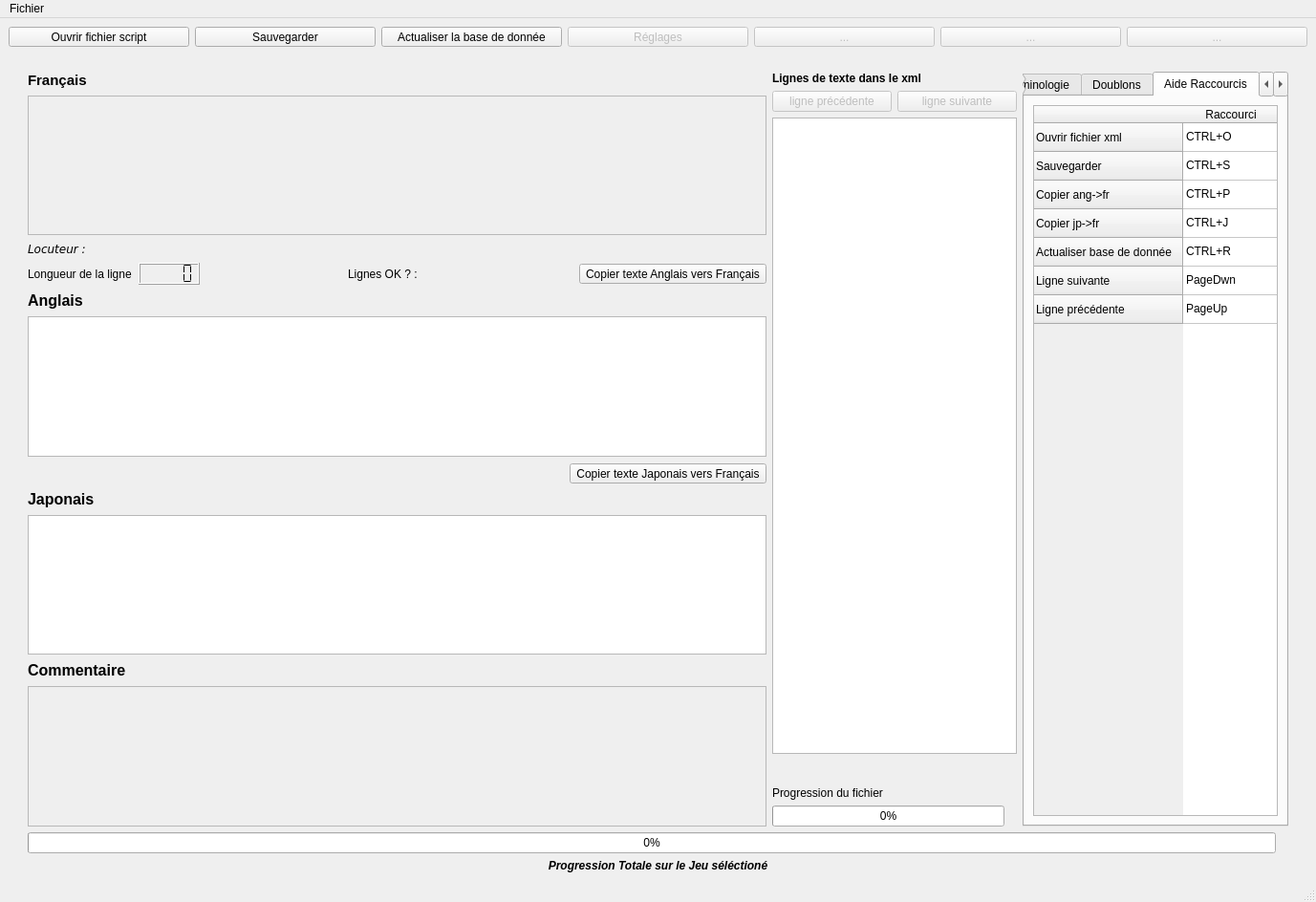
<?xml version="1.0" encoding="UTF-8"?>
<ui version="4.0">
 <class>MainWindow</class>
 <widget class="QMainWindow" name="MainWindow">
  <property name="geometry">
   <rect>
    <x>0</x>
    <y>0</y>
    <width>1377</width>
    <height>944</height>
   </rect>
  </property>
  <property name="windowTitle">
   <string>Another SDSE 1.0</string>
  </property>
  <widget class="QWidget" name="centralwidget">
   <layout class="QVBoxLayout" name="verticalLayout_7">
    <item>
     <layout class="QHBoxLayout" name="horizontalLayout_3">
      <property name="bottomMargin">
       <number>20</number>
      </property>
      <item>
       <widget class="QToolButton" name="open_f_toolbox">
        <property name="sizePolicy">
         <sizepolicy hsizetype="MinimumExpanding" vsizetype="Fixed">
          <horstretch>0</horstretch>
          <verstretch>0</verstretch>
         </sizepolicy>
        </property>
        <property name="text">
         <string>Ouvrir fichier script</string>
        </property>
       </widget>
      </item>
      <item>
       <widget class="QToolButton" name="save_toolbox">
        <property name="sizePolicy">
         <sizepolicy hsizetype="MinimumExpanding" vsizetype="Fixed">
          <horstretch>0</horstretch>
          <verstretch>0</verstretch>
         </sizepolicy>
        </property>
        <property name="text">
         <string>Sauvegarder</string>
        </property>
       </widget>
      </item>
      <item>
       <widget class="QToolButton" name="reload">
        <property name="enabled">
         <bool>true</bool>
        </property>
        <property name="sizePolicy">
         <sizepolicy hsizetype="MinimumExpanding" vsizetype="Fixed">
          <horstretch>0</horstretch>
          <verstretch>0</verstretch>
         </sizepolicy>
        </property>
        <property name="toolTip">
         <string>&lt;html&gt;&lt;head/&gt;&lt;body&gt;&lt;p&gt;Recharge les fichiers xml dans l'éditeur. &lt;/p&gt;&lt;p&gt;Par exemple, quelqu'un travaille sur un fichier &lt;span style=&quot; font-weight:600;&quot;&gt;X et vous travaillez aussi sur le fichier X&lt;/span&gt;. La personne travaillant sur le fichier &lt;span style=&quot; font-weight:600;&quot;&gt;X&lt;/span&gt; a terminé et sauvegarde ses modifications, il passe sur un autre fichier &lt;span style=&quot; font-weight:600;&quot;&gt;Z&lt;/span&gt;. Après quelques temps, vous avez terminé de travailler sur le fichier &lt;span style=&quot; font-weight:600;&quot;&gt;X&lt;/span&gt;, mais vous vous rendez compte que quelqu'un d'autre travaillait aussi sur le fichier &lt;span style=&quot; font-weight:600;&quot;&gt;X.&lt;/span&gt; Vous voulez alors voir ce qui a été sauvegardé par l'autre personne, dans ce cas vous pouvez actualiser la base de donnée.&lt;/p&gt;&lt;/body&gt;&lt;/html&gt;</string>
        </property>
        <property name="text">
         <string>Actualiser la base de donnée</string>
        </property>
        <property name="shortcut">
         <string>Ctrl+R</string>
        </property>
        <property name="checkable">
         <bool>false</bool>
        </property>
       </widget>
      </item>
      <item>
       <widget class="QToolButton" name="settings_toolbox">
        <property name="enabled">
         <bool>false</bool>
        </property>
        <property name="sizePolicy">
         <sizepolicy hsizetype="MinimumExpanding" vsizetype="Fixed">
          <horstretch>0</horstretch>
          <verstretch>0</verstretch>
         </sizepolicy>
        </property>
        <property name="text">
         <string>Réglages</string>
        </property>
       </widget>
      </item>
      <item>
       <widget class="QToolButton" name="toolButton_4">
        <property name="enabled">
         <bool>false</bool>
        </property>
        <property name="sizePolicy">
         <sizepolicy hsizetype="MinimumExpanding" vsizetype="Fixed">
          <horstretch>0</horstretch>
          <verstretch>0</verstretch>
         </sizepolicy>
        </property>
        <property name="text">
         <string>...</string>
        </property>
       </widget>
      </item>
      <item>
       <widget class="QToolButton" name="toolButton_3">
        <property name="enabled">
         <bool>false</bool>
        </property>
        <property name="sizePolicy">
         <sizepolicy hsizetype="MinimumExpanding" vsizetype="Fixed">
          <horstretch>0</horstretch>
          <verstretch>0</verstretch>
         </sizepolicy>
        </property>
        <property name="text">
         <string>...</string>
        </property>
       </widget>
      </item>
      <item>
       <widget class="QToolButton" name="toolButton_2">
        <property name="enabled">
         <bool>false</bool>
        </property>
        <property name="sizePolicy">
         <sizepolicy hsizetype="MinimumExpanding" vsizetype="Fixed">
          <horstretch>0</horstretch>
          <verstretch>0</verstretch>
         </sizepolicy>
        </property>
        <property name="text">
         <string>...</string>
        </property>
       </widget>
      </item>
     </layout>
    </item>
    <item>
     <layout class="QVBoxLayout" name="verticalLayout_3">
      <property name="leftMargin">
       <number>20</number>
      </property>
      <property name="rightMargin">
       <number>20</number>
      </property>
      <item>
       <layout class="QVBoxLayout" name="verticalLayout_2">
        <item>
         <layout class="QHBoxLayout" name="horizontalLayout">
          <item>
           <layout class="QVBoxLayout" name="verticalLayout">
            <property name="spacing">
             <number>7</number>
            </property>
            <item>
             <widget class="QLabel" name="label_2">
              <property name="font">
               <font>
                <pointsize>11</pointsize>
                <weight>75</weight>
                <bold>true</bold>
               </font>
              </property>
              <property name="text">
               <string>Français</string>
              </property>
             </widget>
            </item>
            <item>
             <widget class="QPlainTextEdit" name="translated">
              <property name="enabled">
               <bool>false</bool>
              </property>
              <property name="font">
               <font>
                <family>Arial</family>
                <pointsize>10</pointsize>
               </font>
              </property>
              <property name="tabChangesFocus">
               <bool>true</bool>
              </property>
              <property name="lineWrapMode">
               <enum>QPlainTextEdit::NoWrap</enum>
              </property>
             </widget>
            </item>
            <item>
             <widget class="QLabel" name="speaker">
              <property name="font">
               <font>
                <family>Verdana</family>
                <weight>50</weight>
                <italic>true</italic>
                <bold>false</bold>
                <underline>false</underline>
               </font>
              </property>
              <property name="text">
               <string>Locuteur : </string>
              </property>
             </widget>
            </item>
            <item>
             <layout class="QHBoxLayout" name="horizontalLayout_5">
              <property name="topMargin">
               <number>0</number>
              </property>
              <property name="bottomMargin">
               <number>0</number>
              </property>
              <item>
               <widget class="QLabel" name="longueur_de_la_ligne">
                <property name="sizePolicy">
                 <sizepolicy hsizetype="Minimum" vsizetype="Preferred">
                  <horstretch>0</horstretch>
                  <verstretch>0</verstretch>
                 </sizepolicy>
                </property>
                <property name="text">
                 <string>Longueur de la ligne</string>
                </property>
               </widget>
              </item>
              <item>
               <widget class="QLCDNumber" name="line_count">
                <property name="sizePolicy">
                 <sizepolicy hsizetype="Minimum" vsizetype="Minimum">
                  <horstretch>0</horstretch>
                  <verstretch>0</verstretch>
                 </sizepolicy>
                </property>
                <property name="smallDecimalPoint">
                 <bool>false</bool>
                </property>
                <property name="segmentStyle">
                 <enum>QLCDNumber::Flat</enum>
                </property>
               </widget>
              </item>
              <item>
               <spacer name="horizontalSpacer_2">
                <property name="orientation">
                 <enum>Qt::Horizontal</enum>
                </property>
                <property name="sizeHint" stdset="0">
                 <size>
                  <width>40</width>
                  <height>20</height>
                 </size>
                </property>
               </spacer>
              </item>
              <item>
               <widget class="QLabel" name="label_10">
                <property name="sizePolicy">
                 <sizepolicy hsizetype="Minimum" vsizetype="Preferred">
                  <horstretch>0</horstretch>
                  <verstretch>0</verstretch>
                 </sizepolicy>
                </property>
                <property name="toolTip">
                 <string>&lt;html&gt;&lt;head/&gt;&lt;body&gt;&lt;p&gt;Vérifie si les lignes du bloc &lt;span style=&quot; font-style:italic;&quot;&gt;&amp;quot;Français&amp;quot; &lt;/span&gt;ont la &lt;span style=&quot; font-weight:600;&quot;&gt;bonne longueur&lt;/span&gt;, c'est à dire &lt;span style=&quot; font-weight:600;&quot;&gt;inférieur à 64.&lt;/span&gt;&lt;/p&gt;&lt;/body&gt;&lt;/html&gt;</string>
                </property>
                <property name="text">
                 <string>Lignes OK ? :</string>
                </property>
               </widget>
              </item>
              <item>
               <widget class="QLabel" name="check_line_icon">
                <property name="sizePolicy">
                 <sizepolicy hsizetype="Minimum" vsizetype="Minimum">
                  <horstretch>0</horstretch>
                  <verstretch>0</verstretch>
                 </sizepolicy>
                </property>
                <property name="maximumSize">
                 <size>
                  <width>20</width>
                  <height>20</height>
                 </size>
                </property>
                <property name="toolTip">
                 <string>&lt;html&gt;&lt;head/&gt;&lt;body&gt;&lt;p&gt;Vérifie si les lignes du bloc &lt;span style=&quot; font-style:italic;&quot;&gt;&amp;quot;Français&amp;quot; &lt;/span&gt;ont la &lt;span style=&quot; font-weight:600;&quot;&gt;bonne longueur&lt;/span&gt;, c'est à dire &lt;span style=&quot; font-weight:600;&quot;&gt;inférieur à 64.&lt;/span&gt;&lt;/p&gt;&lt;/body&gt;&lt;/html&gt;</string>
                </property>
                <property name="text">
                 <string/>
                </property>
                <property name="scaledContents">
                 <bool>true</bool>
                </property>
                <property name="wordWrap">
                 <bool>false</bool>
                </property>
               </widget>
              </item>
              <item>
               <spacer name="horizontalSpacer">
                <property name="orientation">
                 <enum>Qt::Horizontal</enum>
                </property>
                <property name="sizeHint" stdset="0">
                 <size>
                  <width>40</width>
                  <height>20</height>
                 </size>
                </property>
               </spacer>
              </item>
              <item>
               <widget class="QToolButton" name="copy_from_original">
                <property name="sizePolicy">
                 <sizepolicy hsizetype="MinimumExpanding" vsizetype="Fixed">
                  <horstretch>0</horstretch>
                  <verstretch>0</verstretch>
                 </sizepolicy>
                </property>
                <property name="toolTip">
                 <string>&lt;html&gt;&lt;head/&gt;&lt;body&gt;&lt;p&gt;&lt;span style=&quot; font-weight:600;&quot;&gt;copie&lt;/span&gt; le texte contenu dans le bloc &lt;span style=&quot; font-style:italic;&quot;&gt;&amp;quot;Anglais&amp;quot;&lt;/span&gt; et le &lt;span style=&quot; font-weight:600;&quot;&gt;colle&lt;/span&gt; dans le bloc &lt;span style=&quot; font-style:italic;&quot;&gt;&amp;quot;Français&amp;quot;&lt;/span&gt;&lt;/p&gt;&lt;/body&gt;&lt;/html&gt;</string>
                </property>
                <property name="text">
                 <string>Copier texte Anglais vers Français</string>
                </property>
               </widget>
              </item>
             </layout>
            </item>
            <item>
             <widget class="QLabel" name="label">
              <property name="font">
               <font>
                <pointsize>12</pointsize>
                <weight>75</weight>
                <bold>true</bold>
               </font>
              </property>
              <property name="text">
               <string>Anglais</string>
              </property>
             </widget>
            </item>
            <item>
             <widget class="QPlainTextEdit" name="original">
              <property name="font">
               <font>
                <family>Arial</family>
                <pointsize>10</pointsize>
               </font>
              </property>
              <property name="locale">
               <locale language="English" country="UnitedStates"/>
              </property>
              <property name="tabChangesFocus">
               <bool>true</bool>
              </property>
              <property name="lineWrapMode">
               <enum>QPlainTextEdit::NoWrap</enum>
              </property>
              <property name="readOnly">
               <bool>true</bool>
              </property>
             </widget>
            </item>
            <item>
             <layout class="QHBoxLayout" name="horizontalLayout_6">
              <property name="topMargin">
               <number>0</number>
              </property>
              <item>
               <spacer name="horizontalSpacer_3">
                <property name="orientation">
                 <enum>Qt::Horizontal</enum>
                </property>
                <property name="sizeHint" stdset="0">
                 <size>
                  <width>40</width>
                  <height>20</height>
                 </size>
                </property>
               </spacer>
              </item>
              <item>
               <widget class="QToolButton" name="copy_from_japanese">
                <property name="sizePolicy">
                 <sizepolicy hsizetype="Fixed" vsizetype="Fixed">
                  <horstretch>0</horstretch>
                  <verstretch>0</verstretch>
                 </sizepolicy>
                </property>
                <property name="baseSize">
                 <size>
                  <width>0</width>
                  <height>0</height>
                 </size>
                </property>
                <property name="text">
                 <string>Copier texte Japonais vers Français</string>
                </property>
                <property name="shortcut">
                 <string>Ctrl+J</string>
                </property>
               </widget>
              </item>
             </layout>
            </item>
            <item>
             <widget class="QLabel" name="label_3">
              <property name="font">
               <font>
                <pointsize>12</pointsize>
                <weight>75</weight>
                <bold>true</bold>
               </font>
              </property>
              <property name="text">
               <string>Japonais</string>
              </property>
             </widget>
            </item>
            <item>
             <widget class="QPlainTextEdit" name="japanese">
              <property name="font">
               <font>
                <family>Arial</family>
                <pointsize>10</pointsize>
               </font>
              </property>
              <property name="locale">
               <locale language="Japanese" country="Japan"/>
              </property>
              <property name="tabChangesFocus">
               <bool>true</bool>
              </property>
              <property name="lineWrapMode">
               <enum>QPlainTextEdit::NoWrap</enum>
              </property>
              <property name="readOnly">
               <bool>true</bool>
              </property>
             </widget>
            </item>
            <item>
             <widget class="QLabel" name="label_8">
              <property name="font">
               <font>
                <pointsize>12</pointsize>
                <weight>75</weight>
                <bold>true</bold>
               </font>
              </property>
              <property name="text">
               <string>Commentaire</string>
              </property>
             </widget>
            </item>
            <item>
             <widget class="QPlainTextEdit" name="comment">
              <property name="enabled">
               <bool>false</bool>
              </property>
              <property name="font">
               <font>
                <family>Arial</family>
                <pointsize>10</pointsize>
               </font>
              </property>
              <property name="tabChangesFocus">
               <bool>true</bool>
              </property>
              <property name="lineWrapMode">
               <enum>QPlainTextEdit::NoWrap</enum>
              </property>
             </widget>
            </item>
           </layout>
          </item>
          <item>
           <layout class="QVBoxLayout" name="verticalLayout_6">
            <item>
             <widget class="QLabel" name="label_5">
              <property name="font">
               <font>
                <weight>75</weight>
                <bold>true</bold>
               </font>
              </property>
              <property name="text">
               <string>Lignes de texte dans le xml</string>
              </property>
             </widget>
            </item>
            <item>
             <layout class="QHBoxLayout" name="horizontalLayout_4">
              <property name="sizeConstraint">
               <enum>QLayout::SetDefaultConstraint</enum>
              </property>
              <property name="topMargin">
               <number>0</number>
              </property>
              <property name="bottomMargin">
               <number>0</number>
              </property>
              <item>
               <widget class="QPushButton" name="prev_script">
                <property name="enabled">
                 <bool>false</bool>
                </property>
                <property name="sizePolicy">
                 <sizepolicy hsizetype="Preferred" vsizetype="Minimum">
                  <horstretch>0</horstretch>
                  <verstretch>0</verstretch>
                 </sizepolicy>
                </property>
                <property name="maximumSize">
                 <size>
                  <width>16777215</width>
                  <height>25</height>
                 </size>
                </property>
                <property name="text">
                 <string>ligne précédente</string>
                </property>
               </widget>
              </item>
              <item>
               <widget class="QPushButton" name="next_script">
                <property name="enabled">
                 <bool>false</bool>
                </property>
                <property name="sizePolicy">
                 <sizepolicy hsizetype="Preferred" vsizetype="Minimum">
                  <horstretch>0</horstretch>
                  <verstretch>0</verstretch>
                 </sizepolicy>
                </property>
                <property name="maximumSize">
                 <size>
                  <width>16777215</width>
                  <height>25</height>
                 </size>
                </property>
                <property name="text">
                 <string>ligne suivante</string>
                </property>
               </widget>
              </item>
             </layout>
            </item>
            <item>
             <widget class="QListWidget" name="txt_files">
              <property name="sizePolicy">
               <sizepolicy hsizetype="Minimum" vsizetype="Expanding">
                <horstretch>0</horstretch>
                <verstretch>0</verstretch>
               </sizepolicy>
              </property>
             </widget>
            </item>
            <item>
             <widget class="QLabel" name="script_name">
              <property name="font">
               <font>
                <pointsize>14</pointsize>
               </font>
              </property>
              <property name="text">
               <string/>
              </property>
             </widget>
            </item>
            <item>
             <widget class="QLabel" name="label_6">
              <property name="text">
               <string>Progression du fichier</string>
              </property>
             </widget>
            </item>
            <item>
             <layout class="QHBoxLayout" name="horizontalLayout_9">
              <property name="topMargin">
               <number>0</number>
              </property>
              <item>
               <widget class="QProgressBar" name="xml_progress">
                <property name="sizePolicy">
                 <sizepolicy hsizetype="Preferred" vsizetype="Preferred">
                  <horstretch>0</horstretch>
                  <verstretch>0</verstretch>
                 </sizepolicy>
                </property>
                <property name="value">
                 <number>0</number>
                </property>
               </widget>
              </item>
              <item>
               <widget class="QLabel" name="progress_file_label">
                <property name="sizePolicy">
                 <sizepolicy hsizetype="Maximum" vsizetype="Minimum">
                  <horstretch>0</horstretch>
                  <verstretch>0</verstretch>
                 </sizepolicy>
                </property>
                <property name="text">
                 <string/>
                </property>
               </widget>
              </item>
             </layout>
            </item>
           </layout>
          </item>
          <item>
           <widget class="QTabWidget" name="tabWidget">
            <property name="sizePolicy">
             <sizepolicy hsizetype="Minimum" vsizetype="Expanding">
              <horstretch>0</horstretch>
              <verstretch>0</verstretch>
             </sizepolicy>
            </property>
            <property name="currentIndex">
             <number>2</number>
            </property>
            <widget class="QWidget" name="tab">
             <attribute name="title">
              <string>Terminologie</string>
             </attribute>
             <layout class="QVBoxLayout" name="verticalLayout_5"/>
            </widget>
            <widget class="QWidget" name="tab_2">
             <attribute name="title">
              <string>Doublons</string>
             </attribute>
            </widget>
            <widget class="QWidget" name="tab_3">
             <attribute name="title">
              <string>Aide Raccourcis</string>
             </attribute>
             <layout class="QVBoxLayout" name="verticalLayout_9">
              <item>
               <widget class="QTableWidget" name="tableWidget">
                <property name="sizePolicy">
                 <sizepolicy hsizetype="Preferred" vsizetype="Expanding">
                  <horstretch>0</horstretch>
                  <verstretch>0</verstretch>
                 </sizepolicy>
                </property>
                <row>
                 <property name="text">
                  <string>Ouvrir fichier xml</string>
                 </property>
                </row>
                <row>
                 <property name="text">
                  <string>Sauvegarder</string>
                 </property>
                </row>
                <row>
                 <property name="text">
                  <string>Copier ang-&gt;fr</string>
                 </property>
                </row>
                <row>
                 <property name="text">
                  <string>Copier jp-&gt;fr</string>
                 </property>
                </row>
                <row>
                 <property name="text">
                  <string>Actualiser base de donnée</string>
                 </property>
                </row>
                <row>
                 <property name="text">
                  <string>Ligne suivante</string>
                 </property>
                </row>
                <row>
                 <property name="text">
                  <string>Ligne précédente</string>
                 </property>
                </row>
                <column>
                 <property name="text">
                  <string>Raccourci</string>
                 </property>
                </column>
                <item row="0" column="0">
                 <property name="text">
                  <string>CTRL+O</string>
                 </property>
                </item>
                <item row="1" column="0">
                 <property name="text">
                  <string>CTRL+S</string>
                 </property>
                </item>
                <item row="2" column="0">
                 <property name="text">
                  <string>CTRL+P</string>
                 </property>
                </item>
                <item row="3" column="0">
                 <property name="text">
                  <string>CTRL+J</string>
                 </property>
                </item>
                <item row="4" column="0">
                 <property name="text">
                  <string>CTRL+R</string>
                 </property>
                </item>
                <item row="5" column="0">
                 <property name="text">
                  <string>PageDwn</string>
                 </property>
                </item>
                <item row="6" column="0">
                 <property name="text">
                  <string>PageUp</string>
                 </property>
                </item>
               </widget>
              </item>
             </layout>
            </widget>
            <widget class="QWidget" name="tab_5">
             <attribute name="title">
              <string>Traduction Jisho</string>
             </attribute>
             <layout class="QHBoxLayout" name="horizontalLayout_8">
              <item>
               <layout class="QVBoxLayout" name="verticalLayout_4">
                <item>
                 <widget class="QLabel" name="label_4">
                  <property name="sizePolicy">
                   <sizepolicy hsizetype="Minimum" vsizetype="Preferred">
                    <horstretch>0</horstretch>
                    <verstretch>0</verstretch>
                   </sizepolicy>
                  </property>
                  <property name="font">
                   <font>
                    <weight>75</weight>
                    <bold>true</bold>
                   </font>
                  </property>
                  <property name="text">
                   <string>Traduction Jisho</string>
                  </property>
                 </widget>
                </item>
                <item>
                 <widget class="QLineEdit" name="jp_text">
                  <property name="sizePolicy">
                   <sizepolicy hsizetype="Minimum" vsizetype="Fixed">
                    <horstretch>0</horstretch>
                    <verstretch>0</verstretch>
                   </sizepolicy>
                  </property>
                  <property name="font">
                   <font>
                    <family>小塚ゴシック Pr6N B</family>
                    <pointsize>10</pointsize>
                    <weight>75</weight>
                    <bold>true</bold>
                   </font>
                  </property>
                  <property name="text">
                   <string/>
                  </property>
                  <property name="placeholderText">
                   <string>Texte japonais</string>
                  </property>
                 </widget>
                </item>
                <item>
                 <widget class="QPushButton" name="search_btn">
                  <property name="text">
                   <string>Rechercher</string>
                  </property>
                 </widget>
                </item>
                <item>
                 <widget class="QPlainTextEdit" name="jp_result">
                  <property name="sizePolicy">
                   <sizepolicy hsizetype="Expanding" vsizetype="Expanding">
                    <horstretch>0</horstretch>
                    <verstretch>0</verstretch>
                   </sizepolicy>
                  </property>
                  <property name="font">
                   <font>
                    <family>小塚ゴシック Pr6N B</family>
                    <pointsize>12</pointsize>
                    <weight>75</weight>
                    <bold>true</bold>
                   </font>
                  </property>
                  <property name="tabChangesFocus">
                   <bool>false</bool>
                  </property>
                  <property name="readOnly">
                   <bool>true</bool>
                  </property>
                  <property name="plainText">
                   <string/>
                  </property>
                  <property name="placeholderText">
                   <string>Traduction</string>
                  </property>
                 </widget>
                </item>
               </layout>
              </item>
             </layout>
            </widget>
            <widget class="QWidget" name="tab_4">
             <attribute name="title">
              <string>Traduction Reverso Context</string>
             </attribute>
             <layout class="QHBoxLayout" name="horizontalLayout_7">
              <item>
               <layout class="QVBoxLayout" name="verticalLayout_8">
                <property name="leftMargin">
                 <number>0</number>
                </property>
                <property name="rightMargin">
                 <number>0</number>
                </property>
                <item>
                 <widget class="QLabel" name="label_7">
                  <property name="font">
                   <font>
                    <weight>75</weight>
                    <bold>true</bold>
                   </font>
                  </property>
                  <property name="text">
                   <string>Traduction Reverso Context</string>
                  </property>
                 </widget>
                </item>
                <item>
                 <widget class="QLineEdit" name="lineEdit">
                  <property name="sizePolicy">
                   <sizepolicy hsizetype="Preferred" vsizetype="Fixed">
                    <horstretch>0</horstretch>
                    <verstretch>0</verstretch>
                   </sizepolicy>
                  </property>
                  <property name="placeholderText">
                   <string>Texte anglais</string>
                  </property>
                 </widget>
                </item>
                <item>
                 <widget class="QPushButton" name="pushButton">
                  <property name="text">
                   <string>Rechercher</string>
                  </property>
                 </widget>
                </item>
                <item>
                 <widget class="QPlainTextEdit" name="plainTextEdit">
                  <property name="sizePolicy">
                   <sizepolicy hsizetype="Expanding" vsizetype="Expanding">
                    <horstretch>0</horstretch>
                    <verstretch>0</verstretch>
                   </sizepolicy>
                  </property>
                  <property name="font">
                   <font>
                    <pointsize>9</pointsize>
                   </font>
                  </property>
                  <property name="readOnly">
                   <bool>true</bool>
                  </property>
                 </widget>
                </item>
               </layout>
              </item>
             </layout>
            </widget>
           </widget>
          </item>
         </layout>
        </item>
        <item>
         <layout class="QHBoxLayout" name="horizontalLayout_2">
          <property name="bottomMargin">
           <number>0</number>
          </property>
          <item>
           <widget class="QProgressBar" name="overall_progress">
            <property name="value">
             <number>0</number>
            </property>
           </widget>
          </item>
          <item>
           <widget class="QLabel" name="global_progress_label">
            <property name="text">
             <string/>
            </property>
           </widget>
          </item>
         </layout>
        </item>
        <item>
         <widget class="QLabel" name="overall_progress_label">
          <property name="font">
           <font>
            <weight>75</weight>
            <italic>true</italic>
            <bold>true</bold>
           </font>
          </property>
          <property name="layoutDirection">
           <enum>Qt::LeftToRight</enum>
          </property>
          <property name="text">
           <string>Progression Totale sur le Jeu séléctioné</string>
          </property>
          <property name="alignment">
           <set>Qt::AlignCenter</set>
          </property>
         </widget>
        </item>
       </layout>
      </item>
     </layout>
    </item>
   </layout>
  </widget>
  <widget class="QStatusBar" name="statusbar"/>
  <widget class="QMenuBar" name="menubar">
   <property name="geometry">
    <rect>
     <x>0</x>
     <y>0</y>
     <width>1377</width>
     <height>26</height>
    </rect>
   </property>
   <widget class="QMenu" name="menuFichier">
    <property name="title">
     <string>Fichier</string>
    </property>
    <addaction name="open_lin_file"/>
    <addaction name="actionSauvegarder"/>
   </widget>
   <addaction name="menuFichier"/>
  </widget>
  <action name="open_lin_file">
   <property name="text">
    <string>Ouvrir fichier script</string>
   </property>
  </action>
  <action name="actionSauvegarder">
   <property name="text">
    <string>Sauvegarder</string>
   </property>
  </action>
  <action name="actionD">
   <property name="text">
    <string>d</string>
   </property>
  </action>
  <action name="actionQuitter">
   <property name="text">
    <string>Quitter</string>
   </property>
  </action>
 </widget>
 <resources/>
 <connections/>
</ui>
